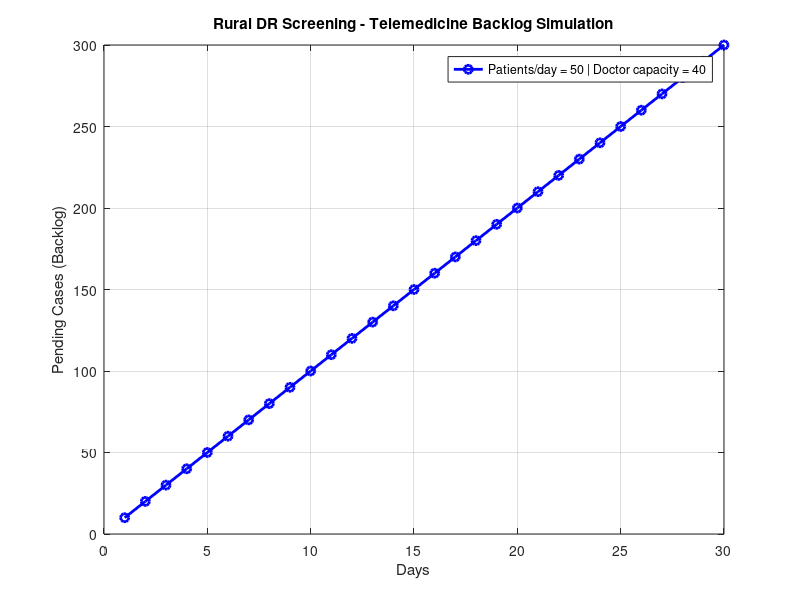

Source code (MATLAB):
%% SIH26038 - Telemedicine Workflow Simulation
clc; clear; close all;

% Parameters
patients_per_day = 50;          % Images coming from PHC
doctor_capacity  = 40;          % Cases doctor can review per day
days = 1:30;                    % Simulation for 30 days

% Backlog calculation
backlog = zeros(size(days));
current_backlog = 0;

for i = 1:length(days)
    current_backlog = current_backlog + patients_per_day - doctor_capacity;
    current_backlog = max(0, current_backlog);   % backlog cannot be negative
    backlog(i) = current_backlog;
end

% Plot
figure('Name','Telemedicine Simulation','Position',[100 100 900 500]);
plot(days, backlog, 'b-o', 'LineWidth', 2);
grid on;
xlabel('Days');
ylabel('Pending Cases (Backlog)');
title('Rural DR Screening - Telemedicine Backlog Simulation');
legend(['Patients/day = ' num2str(patients_per_day) ' | Doctor capacity = ' num2str(doctor_capacity)]);

% Display result
if backlog(end) == 0
    fprintf('Result: System is stable. No backlog.\n');
else
    fprintf('Result: Backlog is increasing. More doctors or capacity needed.\n');
end
